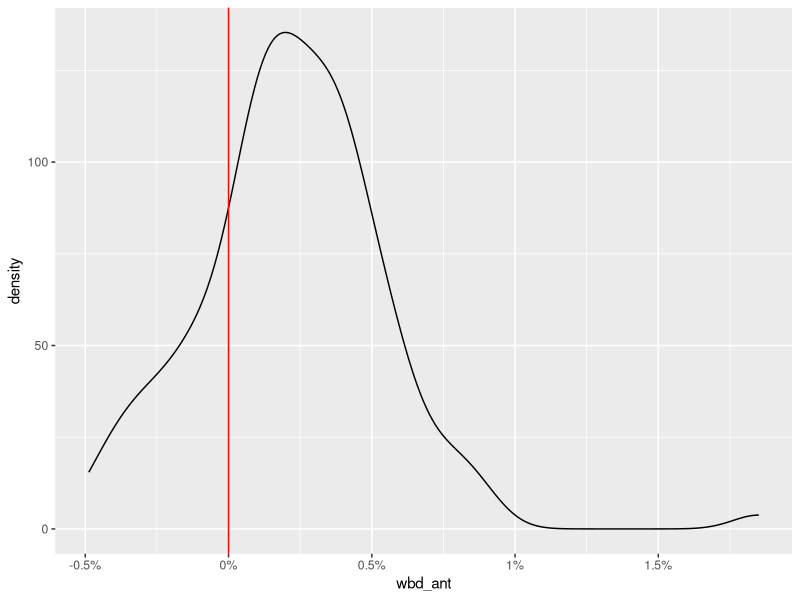
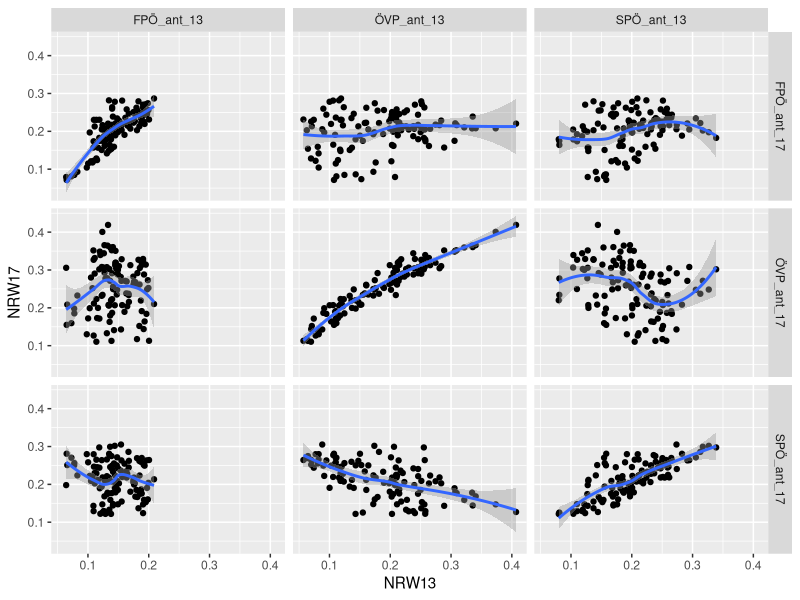

R code for these plots, in order:
## ---- chunk 1
library(tidyverse)
library(magrittr)
library(scales)
library(readxl)
library(pracma)
## ---- chunk 2
bpw2w_raw <-
  read_excel(file.path("Wahlen", "Endgueltiges_Gesamtergebnis_BPW16_2WG_WH.xlsx"),
             skip = 1)  %>% select(-8, -10)
names(bpw2w_raw) <-
  c("GKZ", "name", "wb", "abg", "ung", "glt", "Hofer", "VdB")
bpw2_raw <-
  read_excel(file.path("Wahlen", "Endgueltiges_Gesamtergebnis_BPW16_2WG.xlsx"),
             skip = 1)  %>% select(-8, -10)
names(bpw2_raw) <-
  c("GKZ", "name", "wb", "abg", "ung", "glt", "Hofer", "VdB")
bpw1_raw <-
  read_excel(file.path("Wahlen", "Endgueltiges_Gesamtergebnis_BPW16_1WG.xlsx"),
             skip = 1)  %>% select(-8, -10, -12, -14, -16, -18)
names(bpw1_raw) <-
  c(
    "GKZ", "name", "wb", "abg", "ung", "glt",
    "Griss", "Hofer", "Hundsdorfer", "Khol", "Lugner","VdB"
    )
## ---- chunk 3
nrw13_raw <-
  read_excel(file.path("Wahlen", "NRW13_endgueltiges_Gesamtergebnis.xlsx"),
             skip = 1)  %>% select(1:3,5:7,seq(8,20,2))  
names(nrw13_raw) <-
  c(
    "GKZ", "name", "wb", "abg", "ung", "glt",
    "SPÖ","ÖVP","FPÖ","BZÖ","GRÜNE","FRANK","NEOS")

nrw17_raw <-
  read_excel(file.path("Wahlen", "NRW17_endgueltiges_Gesamtergebnis.xlsx"),
             skip = 1)  %>% select(1:7,seq(9,17,2))  

names(nrw17_raw) <-
  c(
    "GKZ", "name", "wb", "abg", "ung", "glt",
    "SPÖ","ÖVP","FPÖ","GRÜNE","NEOS","PILZ")
## ---- chunk 4
is_gemeinde <- function(GKZ){
  str_sub(GKZ,2) %>%
  str_detect(paste0("(",paste0(LETTERS,collapse="|"),")")) -> l1
  ifelse(!l1,
     as.numeric(str_sub(GKZ,2)),
     NA) -> num
  ifelse(is.na(num),
         FALSE,
         mod(num,100) != 0 & mod(num,100) != 99) 
}

is_bezirk <- function(GKZ){
  str_sub(GKZ,2) %>%
  str_detect(paste0("(",paste0(LETTERS,collapse="|"),")")) -> l1
  ifelse(!l1,
     as.numeric(str_sub(GKZ,2)),
     NA) -> num
  ifelse(is.na(num),
         FALSE,
         mod(num,100) == 0 & mod(floor(num/100),100) != 0) 
}

is_bundesland <- function(GKZ){
  str_sub(GKZ,2) %>%
  str_detect(paste0("(",paste0(LETTERS,collapse="|"),")")) -> l1
  ifelse(!l1,
     as.numeric(str_sub(GKZ,2)),
     NA) -> num
  ifelse(is.na(num),
         FALSE,
         mod(num,10000) == 0 ) 
}
## ---- chunk 5
bpw2_bez <-
  bpw2_raw %>%
  filter(is_bezirk(GKZ))
bpw2w_bez <-
  bpw2w_raw %>%
  filter(is_bezirk(GKZ))
## ---- chunk 6
bpw2_bez 
## ---- chunk 7
bpw2_combined <-
  left_join(bpw2_bez,bpw2w_bez,by="GKZ")
## ---- chunk 8
bpw2_combined 
## ---- chunk 9
bpw2_combined %>%
  mutate(wbdiff=wb.y-wb.x,
         wbd_ant=wbdiff/wb.y) %>%
  ggplot(aes(x=wbd_ant)) +
  geom_density() +
## ---- chunk 10
geom_vline(xintercept = 0,color="red") +
  scale_x_continuous(labels=function(x)paste0(100*x,"%"))
## ---- chunk 11
bpw2_combined %>%
  summarise(alt=sum(wb.x),neu=sum(wb.y))
## ---- chunk 12
nrw13_long <-
nrw13_raw %>% 
  filter(is_bezirk(GKZ)) %>%
  mutate_at(vars(SPÖ:FPÖ),funs(ant_13=./wb)) %>%
  select(GKZ,ends_with("ant_13")) %>%
  gather(Partei_13,NRW13,-GKZ)
## ---- chunk 13
nrw17_long <-
nrw17_raw %>% 
  filter(is_bezirk(GKZ)) %>%
  mutate_at(vars(SPÖ:FPÖ),funs(ant_17=./wb)) %>%
  select(GKZ,ends_with("ant_17")) %>%
  gather(Partei_17,NRW17,-GKZ)
## ---- chunk 14
nrw1317 <-
  left_join(nrw13_long,nrw17_long)
## ---- chunk 15
nrw1317 %>%
  na.omit() %>% 
  ggplot(aes(x=NRW13,y=NRW17)) +
  geom_point() +
  geom_smooth() +
  facet_grid(Partei_17 ~ Partei_13)
## ---- chunk 16
nrw13_ant<-
nrw13_raw %>% 
  filter(is_bezirk(GKZ)) %>%
  mutate_at(vars(SPÖ:FPÖ),funs(ant_13=./wb)) %>%
  mutate(rest_ant_13=1-SPÖ_ant_13-ÖVP_ant_13- FPÖ_ant_13) %>%
  select(GKZ,ends_with("ant_13"))  

## ---- chunk 17
nrw17_ant<-
nrw17_raw %>% 
  filter(is_bezirk(GKZ)) %>%
  mutate_at(vars(SPÖ:FPÖ),funs(ant_17=./wb)) %>%
  mutate(rest_ant_17=1-SPÖ_ant_17-ÖVP_ant_17- FPÖ_ant_17) %>%
  select(GKZ,wb,ends_with("ant_17"))  

## ---- chunk 18
nrw1317_ant <-
  left_join(nrw13_ant,nrw17_ant)
## ---- chunk 19
nrw1317_ant %$% lm(SPÖ_ant_17 ~ SPÖ_ant_13 - 1, weight=wb)
## ---- chunk 20
nrw1317_ant %$% lm(ÖVP_ant_17 ~ SPÖ_ant_13 +ÖVP_ant_13 + FPÖ_ant_13 + rest_ant_13 - 1, weight=wb)
## ---- chunk 21
nrw1317_ant %$% lm(FPÖ_ant_17 ~ SPÖ_ant_13 +ÖVP_ant_13 + FPÖ_ant_13 + rest_ant_13 - 1, weight=wb) -> fp_model
## ---- chunk 22
fp_model$residuals
